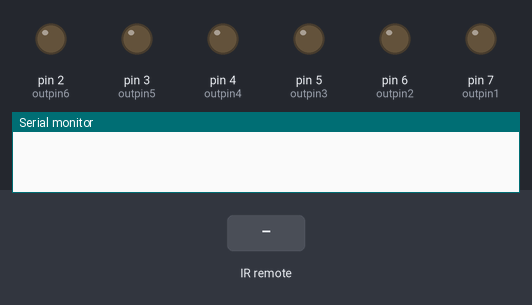
This sketch was run on a simulated Arduino Uno, built with avr-gcc and run on an emulated ATmega328P. Parts: output pins drawn as LEDs (lit = HIGH), the last lines printed to the serial monitor. The test bench sets the inputs (shaded band).

Above: at 1.2 s.
1.3 s: infrared code 0xFD30CF received
At 2.2 s:
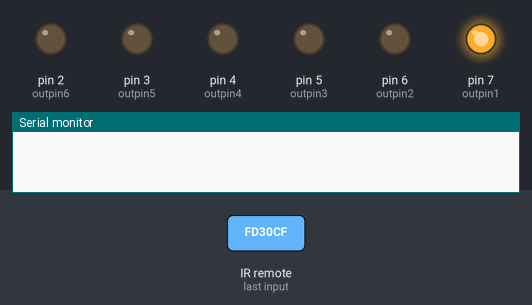
2.8 s: infrared code 0xFD08F7 received
At 3.4 s:
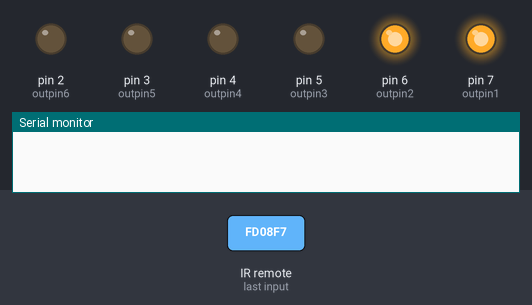
4.3 s: infrared code 0xFD6897 received
At 5.5 s:
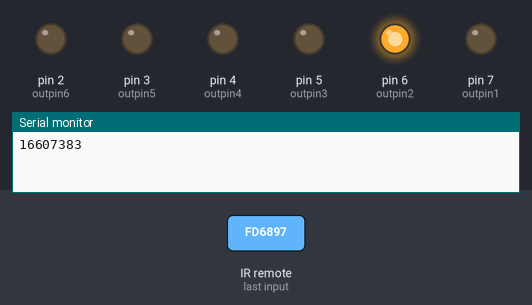
5.8 s: infrared code 0xFD8877 received
At 6.9 s:
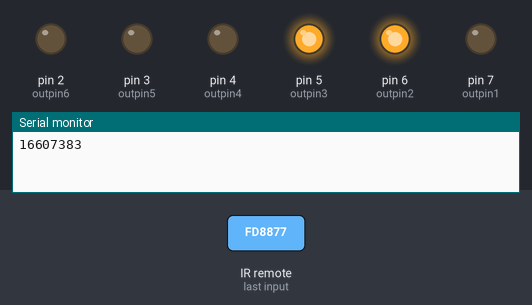
7.3 s: infrared code 0xFD18E7 received
At 8.0 s:
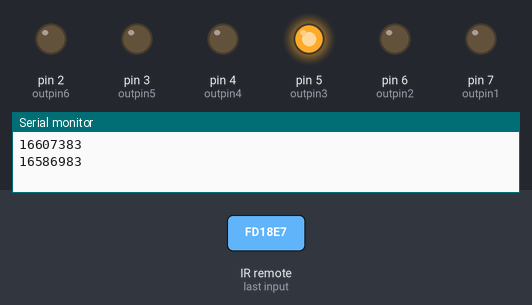
8.8 s: infrared code 0xFD48B7 received
At 9.1 s:
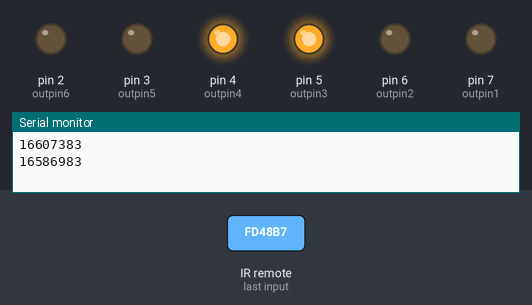
Timing chart, 0 to 11.3 s (numbered marks = the images above; inputs shaded):
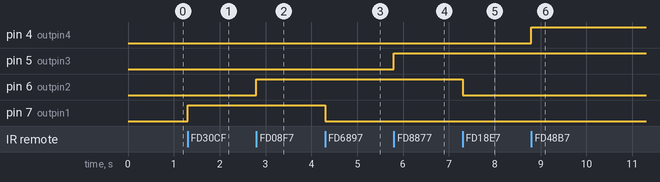

The sketch:

mulearn101.ino
```cpp
#include <IRremote.h>
int inpin=12;
int outpin1=7, outpin2=6, outpin3=5, outpin4=4, outpin5=3, outpin6=2;
IRrecv irrecv(inpin);
decode_results results;
void setup()
{
  Serial.begin(9600);
  irrecv.enableIRIn();
  pinMode(inpin, INPUT);
  pinMode(outpin1, OUTPUT);
  pinMode(outpin2, OUTPUT);
  pinMode(outpin3, OUTPUT);
  pinMode(outpin4, OUTPUT);
  pinMode(outpin5, OUTPUT);
  pinMode(outpin6, OUTPUT);
}
void loop()
{
  if (irrecv.decode(&results)){
    if(results.value==16593103){
      digitalWrite(outpin1, HIGH);
    }
    else if(results.value==16582903){
      digitalWrite(outpin2, HIGH);
    }
    else if(results.value==16615543){
      digitalWrite(outpin3, HIGH);
    }
    else if(results.value==16599223){
      digitalWrite(outpin4, HIGH);
    }
    else if(results.value==16591063){
      digitalWrite(outpin5, HIGH);
    }
    else if(results.value==16623703){
      digitalWrite(outpin6, HIGH);
    }
    else if (irrecv.decode(&results)){
    if(results.value==16607383){
      digitalWrite(outpin1, LOW);
    }
    else if(results.value==16586983){
      digitalWrite(outpin2, LOW);
    }
    else if(results.value==16619623){
      digitalWrite(outpin3, LOW);
    }
    else if(results.value==16603303){
      digitalWrite(outpin4, LOW);
    }
    else if(results.value==16584943){
      digitalWrite(outpin5, LOW);
    }
    else if(results.value==16601263){
      digitalWrite(outpin6, LOW);
    }

    Serial.println(results.value);}
  irrecv.resume();
}
}
```

Measured:
- after the input at 1.3 s, pin 7 (outpin1): LOW → HIGH at once
- after the input at 2.8 s, pin 6 (outpin2): LOW → HIGH at once
- after the input at 4.3 s, pin 7 (outpin1): HIGH → LOW at once
- after the input at 5.8 s, pin 5 (outpin3): LOW → HIGH at once
- after the input at 7.3 s, pin 6 (outpin2): HIGH → LOW at once
- after the input at 8.8 s, pin 4 (outpin4): LOW → HIGH at once
